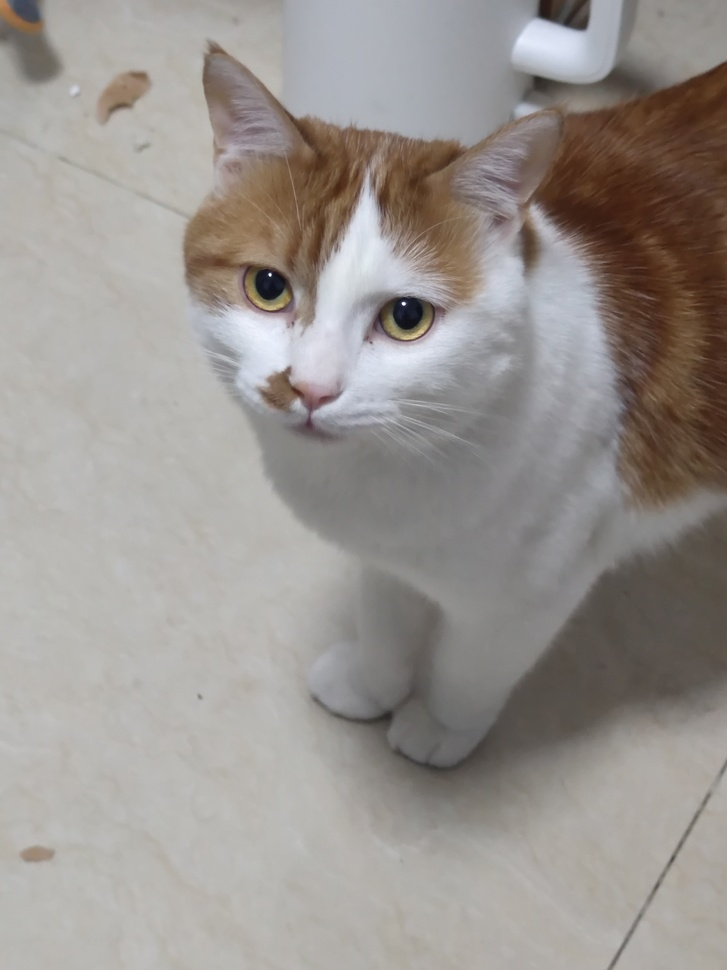
#> input picture image/cat.jpeg, 727 x 970 px, shrunk from 3000 x 4000 before the run
$ python cat-face.py
#> lines starting #> are read from the running program, lines starting #| are printed output that depends on the picture; after the words box and inside, x2 and y2 are one past the last pixel; in counts of white or black regions, pixels touching at a corner belong together
import cv2

img = cv2.imread("../../image/cat.jpeg")
#> img is the input picture: shape (970, 727, 3); mean B, G, R 144, 148.2, 153.5

detector = cv2.CascadeClassifier(cv2.data.haarcascades + "haarcascade_frontalcatface.xml")

faces = detector.detectMultiScale(img)
#> faces = [[188, 171, 308, 308]]
print(faces)
#| [[188 171 308 308]]
for (x, y, w, h) in faces:
    cv2.rectangle(img, (x, y), (x + w, y + h), (255, 0, 0), 3)
#> this loop made 1 pass
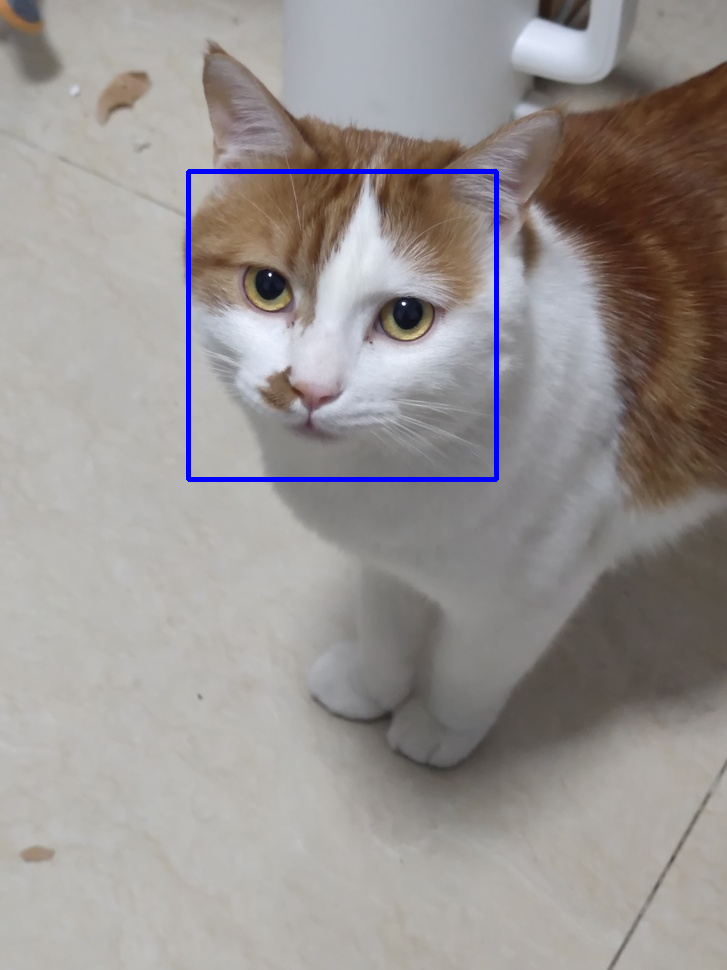
#> img: shape (970, 727, 3); 0.87% of pixels changed, all inside (x1, y1, x2, y2) = (186, 169, 499, 482)

cv2.imshow("cat!!!", img)
cv2.waitKey(0)
